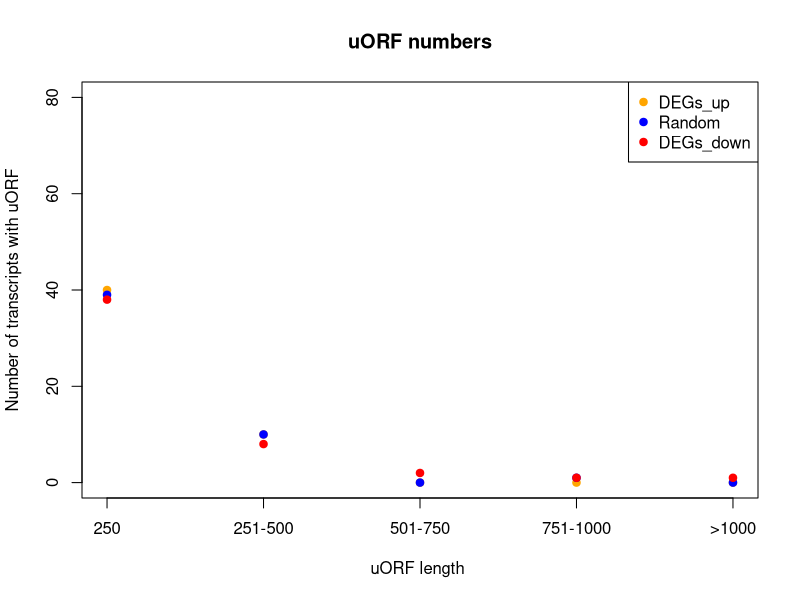

Write R code to recreate this figure.
setwd("~/Project_bioinformatics/GALAXY!!!/Project_bioinformatics")
require(ggplot2)
library(RColorBrewer)
library(dplyr)

Metabolite <- read.delim("max_uORF.txt", comment.char = "#")

DEGup <- read.delim("up_uORF.txt", comment.char="#")

select_up<- which(Metabolite$GeneID%in%DEGup$GeneID)
Metabolite_select_up <- Metabolite[select_up,]
Metabolite_select_up$MaxuORF<-as.numeric(Metabolite_select_up$uORF)

Random <- read.delim("random_uORF.txt", comment.char="#")

select<- which(Metabolite$GeneID%in%Random$GeneID)
Metabolite_select_Random <- Metabolite[select,]
Metabolite_select_Random$MaxuORF<-as.numeric(Metabolite_select_Random$uORF)

DEGdown <- read.delim("down_uORF.txt", comment.char="#")

select_down<- which(Metabolite$GeneID%in%DEGdown$GeneID)
Metabolite_select_down <- Metabolite[select_down,]
Metabolite_select_down$MaxuORF<-as.numeric(Metabolite_select_down$uORF)


####  UP

bin_up_250<-subset(Metabolite_select_up,Metabolite_select_up$MaxuORF<=250)
bin_up_251_500<-subset(Metabolite_select_up,Metabolite_select_up$MaxuORF>250&Metabolite_select_up$MaxuORF<=500)
bin_up_501_750<-subset(Metabolite_select_up,Metabolite_select_up$MaxuORF>500&Metabolite_select_up$MaxuORF<=750)
bin_up_751_1000<-subset(Metabolite_select_up,Metabolite_select_up$MaxuORF>750&Metabolite_select_up$MaxuORF<=1000)
bin_up_1000<-subset(Metabolite_select_up,Metabolite_select_up$MaxuORF>1000)

bin_250_random<-subset(Metabolite_select_Random,Metabolite_select_Random$MaxuORF<=250)
bin_251_500_random<-subset(Metabolite_select_Random,Metabolite_select_Random$MaxuORF>250&Metabolite_select_Random$MaxuORF<=500)
bin_501_750_random<-subset(Metabolite_select_Random,Metabolite_select_Random$MaxuORF>500&Metabolite_select_Random$MaxuORF<=750)
bin_751_1000_random<-subset(Metabolite_select_Random,Metabolite_select_Random$MaxuORF>750&Metabolite_select_Random$MaxuORF<=1000)
bin_1000_random<-subset(Metabolite_select_Random,Metabolite_select_Random$MaxuORF>1000)

##DOWN

bin_down_250<-subset(Metabolite_select_down,Metabolite_select_down$MaxuORF<=250)
bin_down_251_500<-subset(Metabolite_select_down,Metabolite_select_down$MaxuORF>250&Metabolite_select_down$MaxuORF<=500)
bin_down_501_750<-subset(Metabolite_select_down,Metabolite_select_down$MaxuORF>500&Metabolite_select_down$MaxuORF<=750)
bin_down_751_1000<-subset(Metabolite_select_down,Metabolite_select_down$MaxuORF>750&Metabolite_select_down$MaxuORF<=1000)
bin_down_1000<-subset(Metabolite_select_down,Metabolite_select_down$MaxuORF>1000)

DEGs_up <- c(nrow(bin_up_250),nrow(bin_up_251_500),nrow(bin_up_501_750),nrow(bin_up_751_1000),nrow(bin_up_1000))
DEGs_up<-as.data.frame(DEGs_up)
Random <- c(nrow(bin_250_random),nrow(bin_251_500_random),nrow(bin_501_750_random),nrow(bin_751_1000_random),nrow(bin_1000_random))
Random <- as.data.frame(Random)

DEGs_down <- c(nrow(bin_down_250),nrow(bin_down_251_500),nrow(bin_down_501_750),nrow(bin_down_751_1000),nrow(bin_down_1000))
DEGs_down<-as.data.frame(DEGs_down)


pdf("uORF_numbers.pdf")
plot(DEGs_up$DEGs_up, col="orange", pch=19,
     main="uORF numbers",
     xlab="uORF length ",
     ylab="Number of transcripts with uORF", xaxt = "n",
     ylim=c(0,80))
axis(side=1, at = c(1, 2, 3, 4, 5),labels=c("250","251-500","501-750","751-1000",">1000"))
points(Random$Random, col="blue", pch=19)
points(DEGs_down$DEGs_down, col="red", pch=19)
legend('topright',legend=c("DEGs_up", "Random","DEGs_down"), pch=c(19, 19), col=c('orange', 'blue', 'red'))
dev.off()